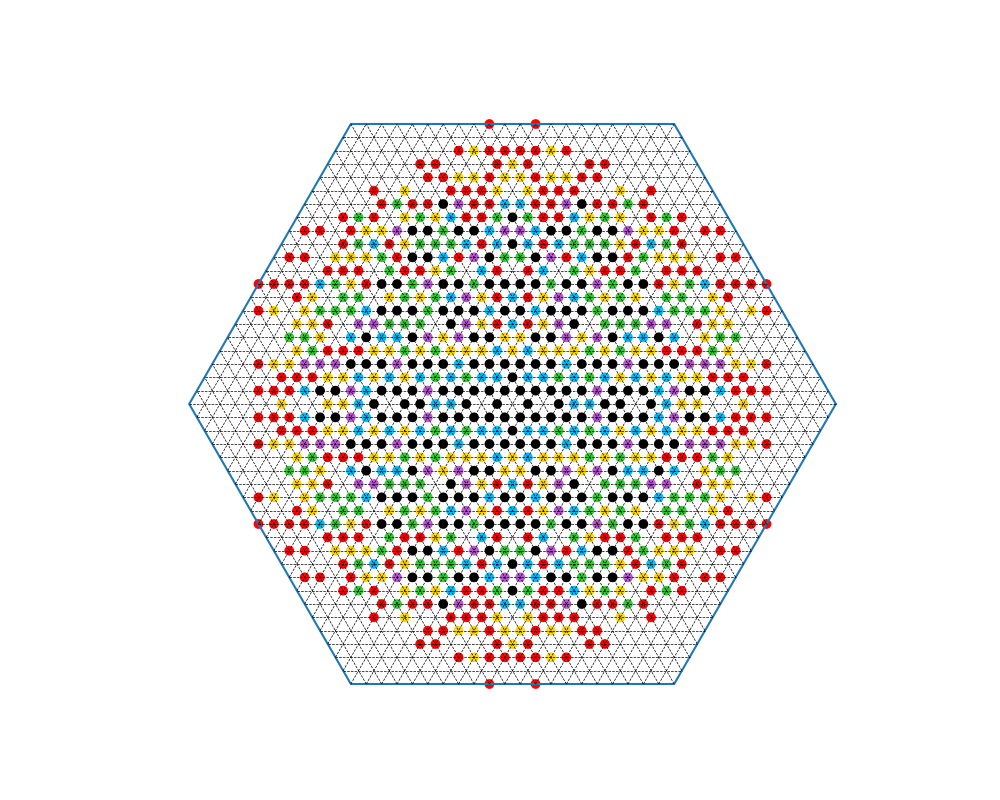

Source code (Python):
import numpy as np
import matplotlib.pyplot as plt
from matplotlib import colors
import math

import dict_stuff


def rotate(point, angle):
    x0 = point[0]
    y0 = point[1]
    x1 = math.cos(angle)*x0 - math.sin(angle)*y0
    y1 = math.sin(angle)*x0 + math.cos(angle)*y0
    return [x1,y1]

def getXY(point):
    unit_h = math.sqrt(3) / 2
    alpha = point.x
    beta = point.y
    x = alpha + 0.5*beta
    y = -unit_h * beta
    return [x,y]


def getColor(N):
    if N == 1:
        return 'red'
    elif N == 2:
        return 'gold'
    elif N == 3:
        return 'limegreen'
    elif N == 4:
        return 'deepskyblue'
    elif N == 5:
        return 'mediumorchid'
    else:
        return 'black'

fig, ax = plt.subplots()

plt.gcf().set_size_inches(10, 8)

# Uzvelk ārējo sešstūri
vertX = []
vertY = []
for i in range(0, 7):
    vertX.append(21*math.cos(2*math.pi*i/6))
    vertY.append(21 * math.sin(2*math.pi*i/ 6))
plt.plot(vertX, vertY)

# Uz X un Y asīm uzliek vienādu mērogu
ax.axis('equal')

unit_h = math.sqrt(3) / 2
for i in range(0,21):
    x1_A, y1_A = -(42 - i)/2, i*unit_h
    x2_A, y2_A = (42 - i)/2, i*unit_h
    [x1_B, y1_B] = rotate([x1_A,y1_A], math.pi/3)
    [x2_B, y2_B] = rotate([x2_A, y2_A], math.pi / 3)
    [x1_C, y1_C] = rotate([x1_A,y1_A], 2*math.pi/3)
    [x2_C, y2_C] = rotate([x2_A, y2_A], 2*math.pi / 3)
    plt.plot([x1_A,x2_A], [y1_A, y2_A], color='black', linestyle='dashed', linewidth=0.5)
    plt.plot([x1_B, x2_B], [y1_B, y2_B], color='black', linestyle='dashed', linewidth=0.5)
    plt.plot([x1_C, x2_C], [y1_C, y2_C], color='black', linestyle='dashed', linewidth=0.5)
for i in range(-20,0):
    x1_A, y1_A = -(42 + i)/2, i*unit_h
    x2_A, y2_A = (42 + i)/2, i*unit_h
    [x1_B, y1_B] = rotate([x1_A,y1_A], math.pi/3)
    [x2_B, y2_B] = rotate([x2_A, y2_A], math.pi / 3)
    [x1_C, y1_C] = rotate([x1_A,y1_A], 2*math.pi/3)
    [x2_C, y2_C] = rotate([x2_A, y2_A], 2*math.pi / 3)
    plt.plot([x1_A,x2_A], [y1_A, y2_A], color='black', linestyle='dashed', linewidth=0.5)
    plt.plot([x1_B, x2_B], [y1_B, y2_B], color='black', linestyle='dashed', linewidth=0.5)
    plt.plot([x1_C, x2_C], [y1_C, y2_C], color='black', linestyle='dashed', linewidth=0.5)





pointX = []
pointY = []
pointC = []
size_set = set()
for key in dict_stuff.dictionary.keys():
    [x,y] = getXY(key)
    pointX.append(x)
    pointY.append(y)
    pointC.append(getColor(len(dict_stuff.dictionary[key])))
    #pointC.append(len(dict_stuff.dictionary[key]))
    size_set.add(len(dict_stuff.dictionary[key]))

print('size_set = {}'.format(size_set))

plt.scatter(pointX, pointY, c=pointC)

#plt.plot(x, y, color='black', linestyle='dashed', linewidth=0.5)

cmap = plt.cm.rainbow

plt.axis('off')

fig.savefig('matplotlib_hexagon.png', dpi = 100)

plt.show()

